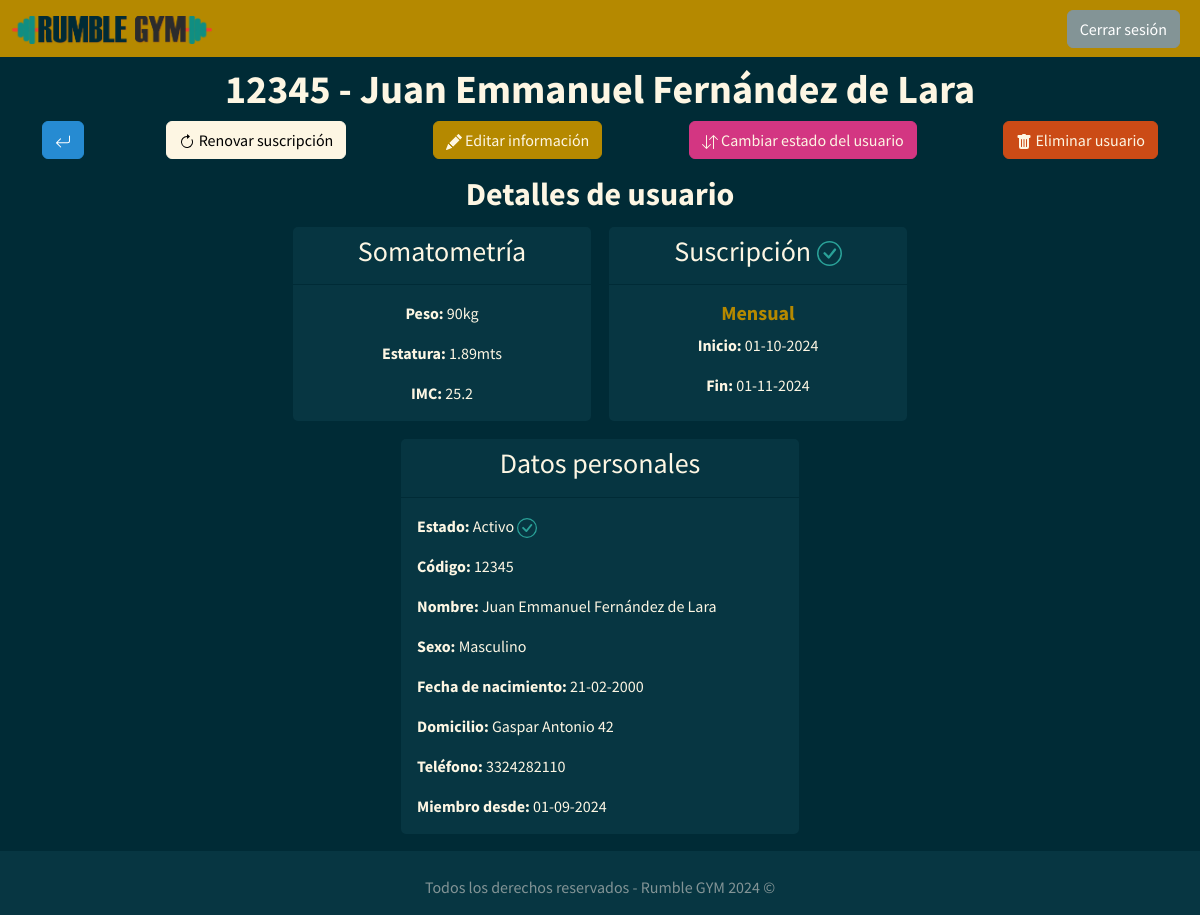
Screenshot of /index.php?c=usuario&a=ver&id=12345 (signed in) with the database file from the repository.
### tables this page shows
CREATE TABLE `usuarios` (
  `id_usuario` int NOT NULL,
  `nombre` varchar(45) NOT NULL,
  `apellido_p` varchar(45) NOT NULL,
  `apellido_m` varchar(45) NOT NULL,
  `sexo` varchar(1) NOT NULL,
  `fecha_nac` date NOT NULL,
  `peso` float NOT NULL,
  `altura` float NOT NULL,
  `imc` float NOT NULL,
  `domicilio` varchar(150) NOT NULL,
  `telefono` varchar(10) NOT NULL,
  `estado` tinyint NOT NULL,
  `tipo_suscripcion` int NOT NULL,
  `fecha_inicio` date NOT NULL,
  `fecha_fin` date NOT NULL,
  `inscrito` date DEFAULT NULL
);

### config/db/db.php (called while the page is built)
<?php
class Conectar{
  public static function conexion(){
    $host = "localhost";
    $user = "root";
    $pass = "";
    $db = "rumble_gym";
    $conexion = new mysqli($host, $user, $pass, $db);
    $conexion->query("SET NAMES 'utf8'");
    return $conexion;
  }
}
?>

### models/M_usuario.php (called while the page is built, shortened)
<?php
class UsuarioModel{
  private $db;
  public function __construct(){
    $this->db = Conectar::conexion();
  }
  public function getUsuario($id){
    $query = $this->db->query("SELECT * FROM usuarios WHERE id_usuario = '$id'");
    $row = $query->fetch_assoc();
    return $row;
  }
}
?>

### core/functions.php (called while the page is built, shortened)
<?php
function fechaEnRango($fecha_inicio, $fecha_fin){
  $fecha_inicio = strtotime($fecha_inicio);
  $fecha_fin = strtotime($fecha_fin);
  $fecha = strtotime(date('Y-m-d'));
  if(($fecha >= $fecha_inicio) && ($fecha <= $fecha_fin)) {
    return true;
  } else {
    return false;
  }
}
?>

### views/usuario/V_usuario.php (the view, shortened to what this page needs)
<?php
require_once 'includes/header.php';
require_once 'includes/navLogueado.php';
?>
<main>
  <div class="container">
    <h1 class="text-light text-center mt-2"><strong><?php echo  $usuario['id_usuario'] . ' - ' . $usuario['nombre'] . ' ' . $usuario['apellido_p'] . ' ' . $usuario['apellido_m']; ?></strong></h1>
    <div class="d-flex justify-content-between mb-3">
      <a href="index.php?c=usuario" class="btn btn-info">
      </a>
      <?php if ($usuario['tipo_suscripcion'] == '1') {
        $costo = 300;
      } else if ($usuario['tipo_suscripcion'] == '2') {
        $costo = 855;
      } else if ($usuario['tipo_suscripcion'] == '3') {
        $costo = 1620;
      } else if ($usuario['tipo_suscripcion'] == '4') {
        $costo = 2880;
      }
      ?>
      <a class="btn btn-light me-1" href="index.php?c=usuario&a=renovar&id=<?php echo $usuario['id_usuario']  . '&em=' . $_SESSION['usuario']['id_empleado'] . '&m=' . $costo; ?>">
         Renovar suscripción
      </a>
      <a class="btn btn-primary me-1 text-light" href="index.php?c=usuario&a=editar&id=<?php echo $usuario['id_usuario']; ?>">
         Editar información
      </a>
      <a class="btn btn-danger me-1 text-light" href="index.php?c=usuario&a=cambiarEstado&id=<?php echo $usuario['id_usuario'] . '&s=' . $usuario['estado']; ?>">
         Cambiar estado del usuario
      </a>
      <a class="btn btn-warning text-light" href="index.php?c=usuario&a=eliminar&id=<?php echo $usuario['id_usuario']; ?>">
         Eliminar usuario
      </a>
    </div>
  </div>
  <h2 class="text-light text-center mt-2"><strong>Detalles de usuario</strong></h2>
  <div class="d-flex justify-content-center text-center">
    <div class="col-3 card bg-dark text-light mt-1 me-3">
      <div class="card-header">
        <h3 class="card-title">Somatometría</h3>
      </div>
      <div class="card-body">
        <p class="card-text"><strong>Peso: </strong><?php echo $usuario['peso'] . 'kg'; ?></p>
        <p class="card-text"><strong>Estatura: </strong><?php echo $usuario['altura'] . 'mts'; ?></p>
        <p class="card-text"><strong>IMC: </strong><?php echo $usuario['imc']; ?></p>
      </div>
    </div>
    <div class="col-3 card bg-dark text-light mt-1">
      <div class="card-header">
        <h3 class="card-title text-center">Suscripción
          <?php $status = fechaEnRango($usuario['fecha_inicio'], $usuario['fecha_fin']);
          if ($status == true) {
            echo '<span class="text-success"><svg xmlns="http://www.w3.org/2000/svg" width="25" height="25" fill="currentColor" class="bi bi-check-circle" viewBox="0 0 16 16">
                <path d="M8 15A7 7 0 1 1 8 1a7 7 0 0 1 0 14zm0 1A8 8 0 1 0 8 0a8 8 0 0 0 0 16z" />
                <path d="M10.97 4.97a.235.235 0 0 0-.02.022L7.477 9.417 5.384 7.323a.75.75 0 0 0-1.06 1.06L6.97 11.03a.75.75 0 0 0 1.079-.02l3.992-4.99a.75.75 0 0 0-1.071-1.05z"/></svg></span>';
          }
          ?>
        </h3>
      </div>
      <div class="card-body text-center">
        <h5 class="card-text text-center text-primary">
          <?php
          if ($usuario['tipo_suscripcion'] == '1') {
            echo '<strong>Mensual</strong>';
          } else if ($usuario['tipo_suscripcion'] == '2') {
            echo '<strong>Trimestral</strong>';
          } else if ($usuario['tipo_suscripcion'] == '3') {
            echo '<strong>Semestral</strong>';
          } else if ($usuario['tipo_suscripcion'] == '4') {
            echo '<strong>Anual</strong>';
          }
          ?>
        </h5>
        <p class="card-text"><strong>Inicio: </strong><?php echo date("d-m-Y", strtotime($usuario['fecha_inicio'])); ?></p>
        <p class="card-text"><strong>Fin: </strong><?php echo date("d-m-Y", strtotime($usuario['fecha_fin'])); ?></p>
      </div>
    </div>
  </div>
  <div class="d-flex justify-content-center">
    <div class="col-4 card bg-dark text-light mt-3 mb-3 ">
      <div class="card-header">
        <h3 class="card-title text-center">Datos personales</h3>
      </div>
      <div class="card-body">
        <p class="card-text"><strong>Estado: </strong><?php echo $estado = ($usuario['estado'] == '1') ? 'Activo ' : 'Inactivo '; ?>
          <?php
          if ($usuario['estado'] == '1') {
            echo '<span class="text-success"><svg xmlns="http://www.w3.org/2000/svg" width="20" height="20" fill="currentColor" class="bi bi-check-circle" viewBox="0 0 16 16">
                <path d="M8 15A7 7 0 1 1 8 1a7 7 0 0 1 0 14zm0 1A8 8 0 1 0 8 0a8 8 0 0 0 0 16z" />
                <path d="M10.97 4.97a.235.235 0 0 0-.02.022L7.477 9.417 5.384 7.323a.75.75 0 0 0-1.06 1.06L6.97 11.03a.75.75 0 0 0 1.079-.02l3.992-4.99a.75.75 0 0 0-1.071-1.05z"/></svg></span>';
          } else if ($usuario['estado'] == '0') {
            echo '<span class="text-warning"><svg xmlns="http://www.w3.org/2000/svg" width="20" height="20" fill="currentColor" class="bi bi-dash-circle" viewBox="0 0 16 16">
                <path d="M8 15A7 7 0 1 1 8 1a7 7 0 0 1 0 14zm0 1A8 8 0 1 0 8 0a8 8 0 0 0 0 16z"/>
                <path d="M4 8a.5.5 0 0 1 .5-.5h7a.5.5 0 0 1 0 1h-7A.5.5 0 0 1 4 8z"/>
              </svg></span>';
          }
          ?></p>
        <p class="card-text"><strong>Código: </strong><?php echo $usuario['id_usuario']; ?></p>
        <p class="card-text"><strong>Nombre: </strong><?php echo $usuario['nombre'] . ' ' . $usuario['apellido_p'] . ' ' . $usuario['apellido_m']; ?></p>
        <p class="card-text"><strong>Sexo: </strong><?php echo $sexo = ($usuario['sexo'] == 'M') ? 'Masculino' : 'Femenino' ?></p>
        <p class="card-text"><strong>Fecha de nacimiento: </strong><?php echo date("d-m-Y", strtotime($usuario['fecha_nac'])); ?></p>
        <p class="card-text"><strong>Domicilio: </strong><?php echo $usuario['domicilio']; ?></p>
        <p class="card-text"><strong>Teléfono: </strong><?php echo $usuario['telefono']; ?></p>
        <p class="card-text"><strong>Miembro desde: </strong> <?php echo date("d-m-Y", strtotime($usuario['inscrito'])); ?></p>
      </div>
    </div>
  </div>
</main>
<?php require_once 'includes/footer.php' ?>

### src/css/styles.css (style rules this page uses)
html { box-sizing: border-box; }
*, *:before, *:after { box-sizing: inherit; }
body { position: relative; padding-bottom: 4em; min-height: 100vh; }
a { text-decoration: none; }

### rows the page displays
usuarios: id_usuario "12345", nombre "Juan Emmanuel", apellido_p "Fernández", apellido_m "de Lara", peso "90", altura "1.89", imc "25.2", fecha_inicio "01-10-2024", fecha_fin "01-11-2024", estado "Activo", sexo "Masculino", fecha_nac "21-02-2000", domicilio "Gaspar Antonio 42", telefono "3324282110", inscrito "01-09-2024"
